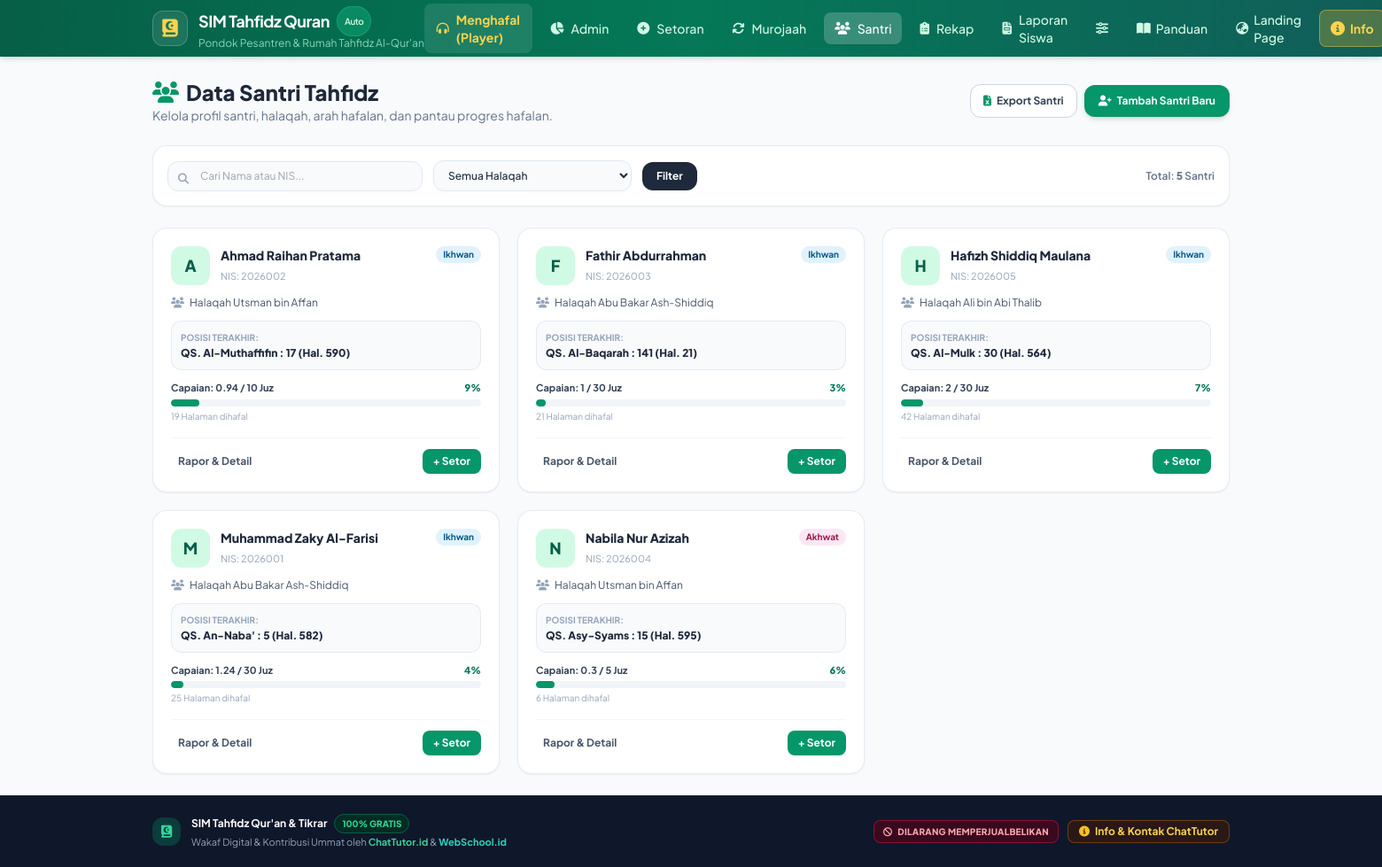
Screenshot of /santri (signed in) with the database file from the repository.
### tables this page shows
CREATE TABLE pengaturan (
                kunci TEXT PRIMARY KEY,
                nilai TEXT
            );

CREATE TABLE santri (
                id INTEGER PRIMARY KEY AUTOINCREMENT,
                nis TEXT UNIQUE NOT NULL,
                nama TEXT NOT NULL,
                jenis_kelamin TEXT CHECK(jenis_kelamin IN ('L', 'P')) DEFAULT 'L',
                halaqah_id INTEGER,
                target_juz INTEGER DEFAULT 30,
                arah_hafalan TEXT DEFAULT 'juz30_mundur', -- 'juz30_mundur' atau 'juz1_maju'
                terakhir_surah_id INTEGER DEFAULT 78,
                terakhir_ayat INTEGER DEFAULT 0,
                terakhir_halaman INTEGER DEFAULT 582,
                terakhir_juz INTEGER DEFAULT 30,
                total_halaman_hafal REAL DEFAULT 0,
                total_juz_hafal REAL DEFAULT 0,
                status_aktif INTEGER DEFAULT 1,
                foto TEXT,
                created_at DATETIME DEFAULT CURRENT_TIMESTAMP,
                updated_at DATETIME DEFAULT CURRENT_TIMESTAMP,
                FOREIGN KEY (halaqah_id) REFERENCES halaqah(id) ON DELETE SET NULL
            );

CREATE TABLE halaqah (
                id INTEGER PRIMARY KEY AUTOINCREMENT,
                nama TEXT NOT NULL,
                pembimbing TEXT NOT NULL,
                keterangan TEXT,
                created_at DATETIME DEFAULT CURRENT_TIMESTAMP
            );

### views/santri_list.php (the view, shortened to what the rows shown need)
<?php
$db = Database::getConnection();
$santriModel = new Santri($db);
$search = $_GET['search'] ?? '';
$halaqahId = isset($_GET['halaqah_id']) && $_GET['halaqah_id'] !== '' ? (int)$_GET['halaqah_id'] : null;
$santriList = $santriModel->getAll($search, $halaqahId);
?>
<div class="space-y-6">
    <div class="flex flex-col sm:flex-row sm:items-center justify-between gap-4">
        <div>
            <h2 class="text-2xl font-extrabold text-slate-800 flex items-center gap-2">
                <i class="fa-solid fa-users text-emerald-600"></i> Data Santri Tahfidz
            </h2>
        </div>
    </div>
    <div class="grid grid-cols-1 md:grid-cols-2 lg:grid-cols-3 gap-5">
        <?php foreach ($santriList as $s):
            $persen = min(100, round(((float)$s['total_juz_hafal'] / max(1, (int)$s['target_juz'])) * 100));
        ?>
            <div class="bg-white rounded-2xl p-5 shadow-sm border border-slate-200/80 hover:shadow-md transition-shadow flex flex-col justify-between">
                <div>
                    <div class="flex items-start justify-between gap-3 mb-3">
                        <div class="flex items-center gap-3">
                            <div class="w-11 h-11 rounded-xl bg-emerald-100 text-emerald-800 font-extrabold flex items-center justify-center text-lg flex-shrink-0">
                                <?= mb_substr($s['nama'], 0, 1) ?>
                            </div>
                            <div>
                                <a href="santri-detail?id=<?= $s['id'] ?>" class="font-extrabold text-slate-800 hover:text-emerald-700 text-sm block">
                                    <?= htmlspecialchars($s['nama']) ?>
                                </a>
                                <span class="text-[11px] text-slate-400">NIS: <?= htmlspecialchars($s['nis']) ?></span>
                            </div>
                        </div>
                        <span class="text-[10px] font-bold px-2 py-0.5 rounded-full <?= $s['jenis_kelamin'] === 'L' ? 'bg-sky-100 text-sky-800' : 'bg-pink-100 text-pink-800' ?>">
                            <?= $s['jenis_kelamin'] === 'L' ? 'Ikhwan' : 'Akhwat' ?>
                        </span>
                    </div>
                    <div class="text-xs text-slate-600 mb-3 flex items-center gap-1.5">
                        <i class="fa-solid fa-users text-slate-400"></i>
                        <span class="truncate"><?= htmlspecialchars($s['halaqah_nama'] ?? 'Halaqah Umum') ?></span>
                    </div>
                    <div class="p-2.5 rounded-xl bg-slate-50 border border-slate-200/80 text-xs mb-3">
                        <span class="text-[10px] text-slate-400 uppercase font-bold block mb-0.5">Posisi Terakhir:</span>
                        <div class="font-extrabold text-slate-800">
                            QS. <?= $s['surah_nama'] ?> : <?= $s['terakhir_ayat'] ?> (Hal. <?= $s['terakhir_halaman'] ?>)
                        </div>
                    </div>
                    <div class="space-y-1 mb-4">
                        <div class="flex items-center justify-between text-[11px] font-bold text-slate-700">
                            <span>Capaian: <?= (float)$s['total_juz_hafal'] ?> / <?= $s['target_juz'] ?> Juz</span>
                            <span class="text-emerald-700 font-extrabold"><?= $persen ?>%</span>
                        </div>
                        <div class="w-full bg-slate-100 h-2 rounded-full overflow-hidden">
                            <div class="bg-emerald-600 h-full rounded-full" style="width: <?= $persen ?>%"></div>
                        </div>
                        <span class="text-[10px] text-slate-400 block"><?= round((float)$s['total_halaman_hafal']) ?> Halaman dihafal</span>
                    </div>
                </div>
                <div class="pt-3 border-t border-slate-100 flex items-center justify-between gap-2 text-xs">
                    <a href="santri-detail?id=<?= $s['id'] ?>" class="text-slate-600 hover:text-emerald-700 font-bold px-2 py-1 rounded">
                        Rapor & Detail
                    </a>
                    <a href="setoran?santri_id=<?= $s['id'] ?>" class="bg-emerald-600 hover:bg-emerald-700 text-white font-bold px-3 py-1.5 rounded-lg shadow-xs">
                        + Setor
                    </a>
                </div>
            </div>
        <?php endforeach; ?>
    </div>
</div>

### views/layout/header.php (shortened to what the rows shown need)
<?php
$namaAplikasi = 'SIM Tahfidz Qur\'an';
$namaPesantren = 'Pondok Pesantren & Rumah Tahfidz';
if (class_exists('App\Database')) {
    try {
        $db = App\Database::getConnection();
        $stmtApp = $db->query("SELECT nilai FROM pengaturan WHERE kunci = 'nama_aplikasi'");
        $valApp = $stmtApp->fetchColumn();
        if ($valApp) $namaAplikasi = $valApp;
        $stmtPes = $db->query("SELECT nilai FROM pengaturan WHERE kunci = 'nama_pesantren'");
        $valPes = $stmtPes->fetchColumn();
        if ($valPes) $namaPesantren = $valPes;
    } catch (\Throwable $e) {}
}
?>
<!DOCTYPE html>
<html lang="id" class="h-full bg-slate-50">
<head>
    <script src="https://cdn.tailwindcss.com"></script>
    <link rel="stylesheet" href="https://cdnjs.cloudflare.com/ajax/libs/font-awesome/6.5.1/css/all.min.css">
</head>
<body class="h-full flex flex-col bg-slate-50 text-slate-800 antialiased pb-20 md:pb-0">
    <header class="bg-gradient-to-r from-emerald-800 via-emerald-700 to-teal-800 text-white shadow-md sticky top-0 z-40 no-print">
        <div class="max-w-7xl mx-auto px-4 sm:px-6 lg:px-8">
            <div class="flex items-center justify-between h-16">
                <div class="flex items-center space-x-3">
                    <a href="player" class="flex items-center space-x-3 group">
                        <div>
                            <h1 class="text-lg font-bold tracking-tight text-white flex items-center gap-2">
                                <?= htmlspecialchars($namaAplikasi) ?>
                                <span class="bg-emerald-500/40 text-emerald-100 text-[10px] px-2 py-0.5 rounded-full font-semibold border border-emerald-400/30">Auto</span>
                            </h1>
                            <p class="text-xs text-emerald-200/80 truncate max-w-[200px] sm:max-w-xs">
                                <?= htmlspecialchars($namaPesantren) ?>
                            </p>
                        </div>
                    </a>
                </div>
            </div>
        </div>
    </header>
    <main class="flex-1 w-full max-w-7xl mx-auto px-4 sm:px-6 lg:px-8 py-6">

### rows the page displays
pengaturan: nilai "SIM Tahfidz Quran"
pengaturan: nilai "Pondok Pesantren & Rumah Tahfidz Al-Qur'an"
santri: nama "A", nama "Ahmad Raihan Pratama", nis "2026002", jenis_kelamin "Ikhwan", halaqah.nama "Halaqah Utsman bin Affan", surah_nama "Al-Muthaffifin", terakhir_ayat "17", terakhir_halaman "590", total_juz_hafal "0.94", target_juz "10", persen "9", total_halaman_hafal "19"
santri: nama "F", nama "Fathir Abdurrahman", nis "2026003", jenis_kelamin "Ikhwan", halaqah.nama "Halaqah Abu Bakar Ash-Shiddiq", surah_nama "Al-Baqarah", terakhir_ayat "141", terakhir_halaman "21", total_juz_hafal "1", target_juz "30", persen "3", total_halaman_hafal "21"
santri: nama "H", nama "Hafizh Shiddiq Maulana", nis "2026005", jenis_kelamin "Ikhwan", halaqah.nama "Halaqah Ali bin Abi Thalib", surah_nama "Al-Mulk", terakhir_ayat "30", terakhir_halaman "564", total_juz_hafal "2", target_juz "30", persen "7", total_halaman_hafal "42"
santri: nama "M", nama "Muhammad Zaky Al-Farisi", nis "2026001", jenis_kelamin "Ikhwan", halaqah.nama "Halaqah Abu Bakar Ash-Shiddiq", surah_nama "An-Naba'", terakhir_ayat "5", terakhir_halaman "582", total_juz_hafal "1.24", target_juz "30", persen "4", total_halaman_hafal "25"
santri: nama "N", nama "Nabila Nur Azizah", nis "2026004", jenis_kelamin "Akhwat", halaqah.nama "Halaqah Utsman bin Affan", surah_nama "Asy-Syams", terakhir_ayat "15", terakhir_halaman "595", total_juz_hafal "0.3", target_juz "5", persen "6", total_halaman_hafal "6"

### other values shown
count($santriList) "5"
